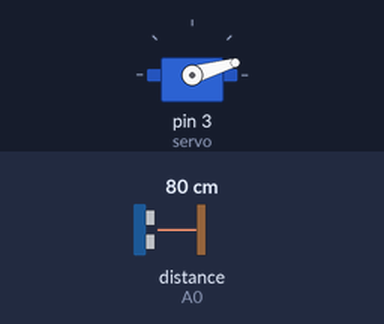
A sketch run on a simulated Arduino Uno, built with avr-gcc and run on an emulated ATmega328P. On the bench: servo. The inputs (shaded band) are chosen by the test bench; at power-on: distance to the obstacle (sensor on A0) 80 cm.

Above: at 6.2 s.
6.3 s: distance to the obstacle (sensor on A0) set to 2 cm
At 7.6 s:
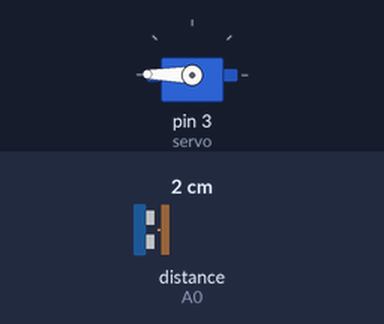
9.3 s: distance to the obstacle (sensor on A0) set to 18 cm
12.3 s: distance to the obstacle (sensor on A0) set to 35 cm
At 13.3 s:
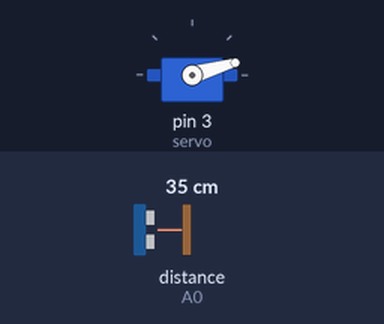
14.0 s: distance to the obstacle (sensor on A0) set to 18 cm
At 15.6 s:
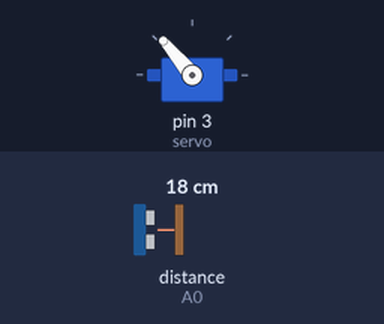
17.0 s: distance to the obstacle (sensor on A0) set to 60 cm
Timing chart, 0 to 19.5 s (numbered marks = the images above; inputs shaded):
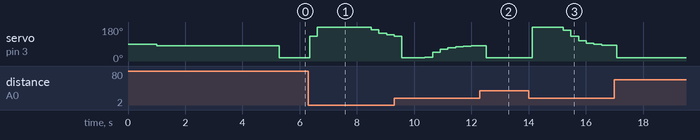

The sketch:

Ball_and_Beam.ino
```cpp
//Import libraries
#include <Servo.h>
#include <SharpIR.h>
#include <SoftwareSerial.h>

// Serial for Bluetooth
SoftwareSerial bleSerial (10, 11); // RX | TX

// Data type for serial
typedef union {
    int number;
    byte bytes[1];
} FLOATUNION_t;

// Variable for serial
FLOATUNION_t dato1;

// Define distance sensor model, input pin and variable to store distance:
#define IRPin A0
#define model 1080
SharpIR mySensor = SharpIR(IRPin, model);

// Define servo variables
Servo servo;
#define Umax 66 // maximum angle of the servomotr in degrees
#define Umin -66 // minimun angle
#define Umax_rad 1.151 // maximum angle of the servomotr in radiants
#define Umin_rad -1.151 // minimun angle
#define T 0.09 // sampling time

double setpoint=0.15, setpoint_prec = 0.15;  // In meters : 30cm --> 0.3m
double y, y_prec;
double error;
double P, I, D, U;
double I_prec=0, U_prec=0, D_prec=0;
boolean Saturation = false;

double Kp = 7.4;
double Ki = 0;
double Kd = 7.9;

float measure_1 (void);
void move_servo(int);

void setup() {
   Serial.begin(9600);
   bleSerial.begin(38400);

   servo.attach(3);
   delay(1000);
   move_servo(90);
   delay(3000);
   y_prec = measure_1();
   delay(1000);
}

void loop() {
   if (bleSerial.available()>= 2){
      for(int i = 1; i>=0; i--){
         dato1.bytes[i] = bleSerial.read();
      }
      if (dato1.number != 0 ) {
         //Serial.println(dato1.number);
         setpoint = 0.01*dato1.number;
         //setpoint = 0.53*setpoint + 0.47*setpoint_prec;
         Serial.println(setpoint);
      }
   }

   delay(3);

   y = average_measurement();  // distance of the cart from the sensor ( meters )
   y =  0.53*y + 0.47*y_prec  ;   // (  alfa*y :   if alfa increases, y less attenuated and similar to the measured y  --> so the measurement is noisy but fast )
   delay (3);

   error = round( 100*(y - setpoint) )*0.01;     // meters

   P = Kp*error;

   if ( ! Saturation )  I = I_prec + T*Ki*error;

   D = (Kd/T)*(y - y_prec);

   D = 0.56*D + 0.44*D_prec;    // filtering D

   U = P + I + round(100*D)*0.01 ;  // U in radiants

   if ( U < Umin_rad)  {
                        U=Umin_rad;
                        Saturation = true;
                       }

   else if ( U > Umax_rad)  {
                             U=Umax_rad;
                             Saturation = true;
                            }

   else     Saturation = false;

   U=round(U*180/M_PI);     // Transform U in degrees. Now I have :   -63° < U < 63°

   U=map(U, Umax, Umin, 30, 180); // I map the computed value of U to the corresponding value of the servomotor
   //Serial.println(U);
   if (U < 83 || U > 95 || abs(error) > 0.02 ) move_servo( round(U) );   // I continue until I have error and the control action U is greater than a threshold.

   delay (8);

   I_prec = I;
   y_prec = y;
   D_prec = D;
   setpoint_prec = setpoint;
}


float measure_1 (void) {
   int distance_cm;
   distance_cm = mySensor.distance();
   //Serial.println(distance_cm);
   return 0.01*(distance_cm);   // meters
}

float average_measurement(void){
   float AverageDistance = 0;
   int MeasurementsToAverage = 12;
   for(int i = 0; i < MeasurementsToAverage; ++i)
    {
      AverageDistance += measure_1();
      delay(1);
    }
   AverageDistance /= MeasurementsToAverage;
   //Serial.println(AverageDistance);
   return (AverageDistance);
}

void move_servo(int u) {
   servo.write(u-map(u, 30, 150, 14, 3));
}
```

Measured:
- after the input at 6.3 s, servo on pin 3 (servo): 16° → 130° after 0.05 s, → 179° 0.27 s later, → 166° 1.9 s later, → 148° 0.27 s later, … (5 changes in this stretch)
- after the input at 12.3 s, servo on pin 3 (servo): 81° → 16° after 0.22 s
- after the input at 14.0 s, servo on pin 3 (servo): 16° → 179° after 0.13 s, → 164° 1.1 s later, → 130° 0.27 s later, → 107° 0.27 s later, … (8 changes in this stretch)
